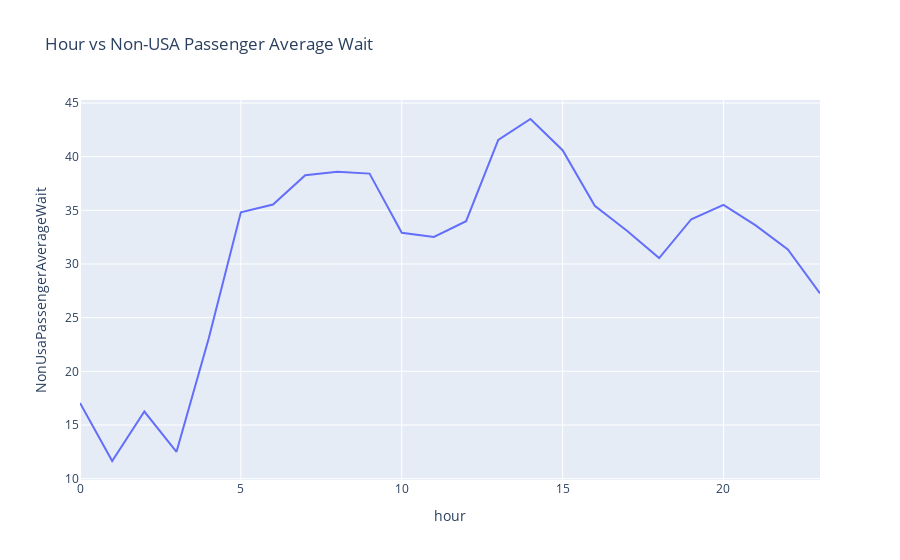

Source (notebook cell):
### Code cell
temp2 = pd.DataFrame(data.groupby('hour')['NonUsaPassengerAverageWait'].mean())
fig = px.line(
    temp2, 
    x=temp2.index,
    y="NonUsaPassengerAverageWait", 
    title="Hour vs Non-USA Passenger Average Wait"
)

# Show the interactive plot
fig.show()

### Figure 1 — Plotly figure (JSON) as saved in the notebook; plotly's stock layout.template omitted (floating-point values rounded to 4 significant figures)
{"data": [{"hovertemplate": "hour=%{x}<br>NonUsaPassengerAverageWait=%{y}<extra></extra>", "legendgroup": "", "line": {"color": "#636efa", "dash": "solid"}, "marker": {"symbol": "circle"}, "mode": "lines", "name": "", "orientation": "v", "showlegend": false, "type": "scatter", "x": [0, 1, 2, 3, 4, 5, 6, 7, 8, 9, 10, 11, 12, 13, 14, 15, 16, 17, 18, 19, 20, 21, 22, 23], "xaxis": "x", "y": [17.05, 11.64, 16.25, 12.5, 23.05, 34.81, 35.54, 38.27, 38.59, 38.42, 32.91, 32.52, 33.98, 41.56, 43.51, 40.6, 35.42, 33.09, 30.55, 34.17, 35.51, 33.6, 31.35, 27.26], "yaxis": "y"}], "layout": {"autosize": true, "legend": {"tracegroupgap": 0}, "title": {"text": "Hour vs Non-USA Passenger Average Wait"}, "xaxis": {"anchor": "y", "autorange": true, "domain": [0, 1], "range": [0, 23], "title": {"text": "hour"}, "type": "linear"}, "yaxis": {"anchor": "x", "autorange": true, "domain": [0, 1], "range": [9.872, 45.28], "title": {"text": "NonUsaPassengerAverageWait"}, "type": "linear"}}}
